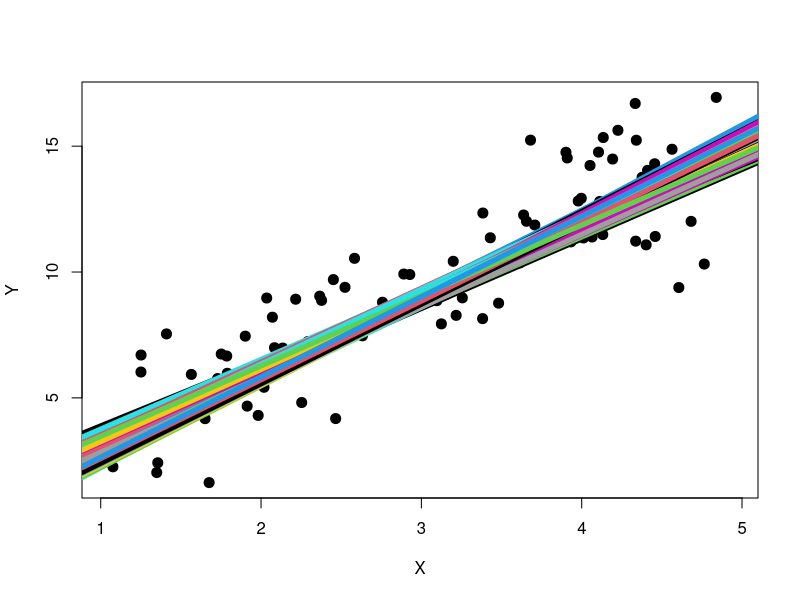
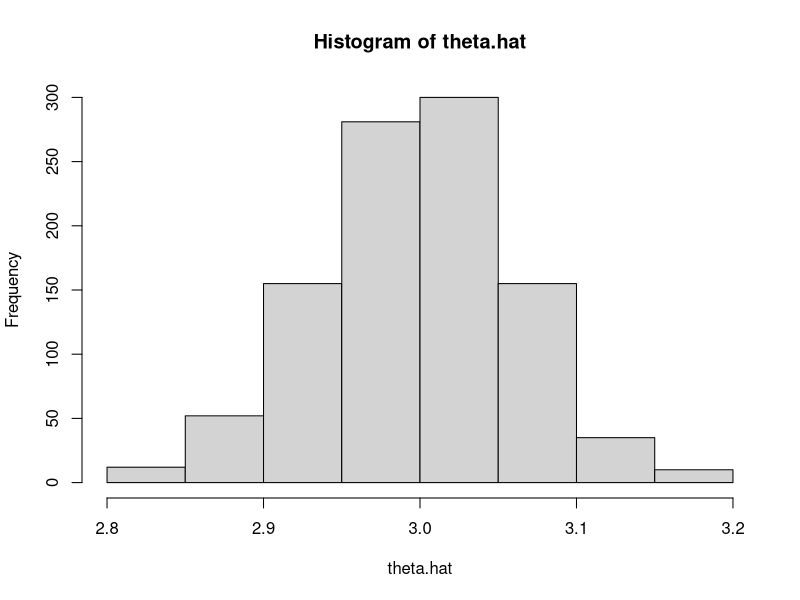
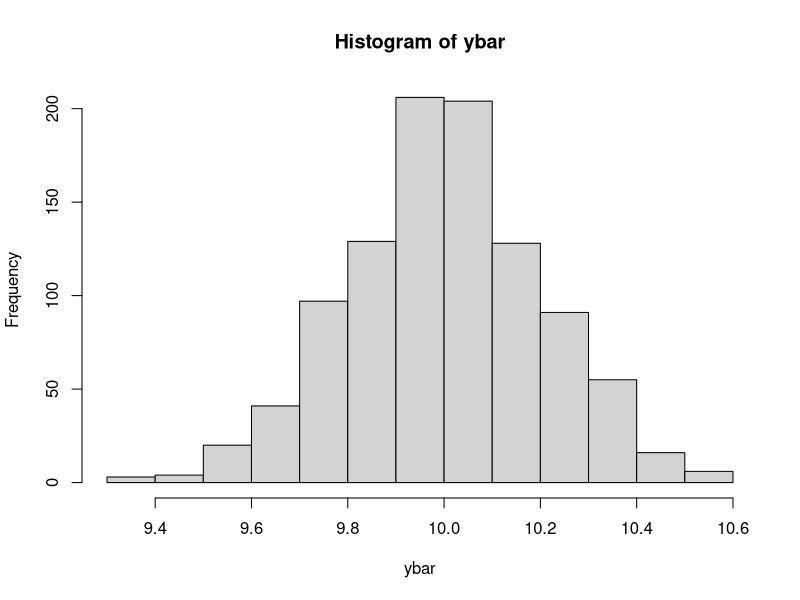

The R script that drew these images, in order:
##
## ST4060 / ST6040
## Monte Carlo demo script
## Eric Wolsztynski
##

# Example: simple linear regression 
# with non-normal noise (ie with outliers)

N = 100
theta.star = 3
X = runif(n=N,min=1,max=5)

# one experiment:
noise = rnorm(n=100,sd=2)
# noise = rt(n=100,df=1)
Y = theta.star*X + noise
plot(X,Y,pch=20,cex=2)
o = lm(Y~X)
abline(o,col=2,lwd=5)

# repeat this experiment M times:
M = 100
for(m in 1:M){
	noise = rnorm(n=100,sd=2)
	# noise = rt(n=100,df=1)
	Y = theta.star*X + noise
	o = lm(Y~X)
	abline(o,col=m,lwd=5)
}

M = 1000 # nbr of MC repetitions
# we can evaluate the statistics for the estimator:
theta.hat = numeric(M)*NA
for(m in 1:M){
	noise = rnorm(n=100,sd=2)
	# noise = rt(n=100,df=1)
	Y = theta.star*X + noise
	o = lm(Y~X+0)
	theta.hat[m] = o$coef
}
theta.hat
mean(theta.hat)
# MC estimate of the bias of the LSE:
mean(theta.hat)-theta.star 
# MC estimate of the standard error of the LSE
var(theta.hat)
hist(theta.hat,breaks=7)

# compare with std error from the last fit?
summary(o)$coef[2]
sqrt(var(theta.hat))

# Example: distribution of the sample mean 
# We know that due to the Central Limit Theorem,
# Y_bar ~ N(mu, sigma^2/N)
# where mu is the true population mean of a 
# sample of i.i.d. observations Y_1, ..., Y_N, 
# sigma is the population standard deviation, 
# and N is the sample size.

M = 1000
ybar = numeric(M)*NA
for(m in 1:M){
	Y = rnorm(n=100,m=10,sd=2) 
	ybar[m] = mean(Y)
}
hist(ybar)
mean(ybar) # should be close to mu=10
sd(ybar)
2/sqrt(100) # theoretic std deviation of Y_bar










